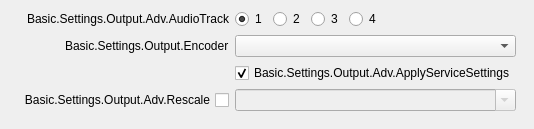
               <widget class="QWidget" name="advOutputStreamTab">
                <attribute name="title">
                 <string>Basic.Settings.Output.Adv.Streaming</string>
                </attribute>
                <layout class="QVBoxLayout" name="verticalLayout_12">
                 <property name="leftMargin">
                  <number>9</number>
                 </property>
                 <property name="topMargin">
                  <number>0</number>
                 </property>
                 <property name="rightMargin">
                  <number>9</number>
                 </property>
                 <property name="bottomMargin">
                  <number>9</number>
                 </property>
                 <item alignment="Qt::AlignTop">
                  <widget class="QWidget" name="widget_4" native="true">
                   <layout class="QVBoxLayout" name="verticalLayout_14">
                    <property name="spacing">
                     <number>0</number>
                    </property>
                    <property name="leftMargin">
                     <number>0</number>
                    </property>
                    <property name="topMargin">
                     <number>0</number>
                    </property>
                    <property name="rightMargin">
                     <number>0</number>
                    </property>
                    <property name="bottomMargin">
                     <number>0</number>
                    </property>
                    <item>
                     <widget class="QWidget" name="advOutTopContainer" native="true">
                      <property name="sizePolicy">
                       <sizepolicy hsizetype="Preferred" vsizetype="Maximum">
                        <horstretch>0</horstretch>
                        <verstretch>0</verstretch>
                       </sizepolicy>
                      </property>
                      <layout class="QFormLayout" name="formLayout_7">
                       <property name="fieldGrowthPolicy">
                        <enum>QFormLayout::AllNonFixedFieldsGrow</enum>
                       </property>
                       <property name="labelAlignment">
                        <set>Qt::AlignRight|Qt::AlignTrailing|Qt::AlignVCenter</set>
                       </property>
                       <item row="1" column="0">
                        <widget class="QLabel" name="label_28">
                         <property name="minimumSize">
                          <size>
                           <width>170</width>
                           <height>0</height>
                          </size>
                         </property>
                         <property name="text">
                          <string>Basic.Settings.Output.Adv.AudioTrack</string>
                         </property>
                         <property name="alignment">
                          <set>Qt::AlignRight|Qt::AlignTrailing|Qt::AlignVCenter</set>
                         </property>
                        </widget>
                       </item>
                       <item row="1" column="1">
                        <widget class="QWidget" name="widget_8" native="true">
                         <property name="sizePolicy">
                          <sizepolicy hsizetype="Maximum" vsizetype="Preferred">
                           <horstretch>0</horstretch>
                           <verstretch>0</verstretch>
                          </sizepolicy>
                         </property>
                         <layout class="QHBoxLayout" name="horizontalLayout_7">
                          <property name="leftMargin">
                           <number>0</number>
                          </property>
                          <property name="topMargin">
                           <number>0</number>
                          </property>
                          <property name="rightMargin">
                           <number>0</number>
                          </property>
                          <property name="bottomMargin">
                           <number>0</number>
                          </property>
                          <item>
                           <widget class="QRadioButton" name="advOutTrack1">
                            <property name="text">
                             <string notr="true">1</string>
                            </property>
                            <property name="checked">
                             <bool>true</bool>
                            </property>
                           </widget>
                          </item>
                          <item>
                           <widget class="QRadioButton" name="advOutTrack2">
                            <property name="text">
                             <string notr="true">2</string>
                            </property>
                           </widget>
                          </item>
                          <item>
                           <widget class="QRadioButton" name="advOutTrack3">
                            <property name="text">
                             <string notr="true">3</string>
                            </property>
                           </widget>
                          </item>
                          <item>
                           <widget class="QRadioButton" name="advOutTrack4">
                            <property name="text">
                             <string notr="true">4</string>
                            </property>
                           </widget>
                          </item>
                         </layout>
                        </widget>
                       </item>
                       <item row="2" column="0">
                        <widget class="QLabel" name="advOutEncLabel">
                         <property name="text">
                          <string>Basic.Settings.Output.Encoder</string>
                         </property>
                         <property name="buddy">
                          <cstring>advOutEncoder</cstring>
                         </property>
                        </widget>
                       </item>
                       <item row="2" column="1">
                        <widget class="QComboBox" name="advOutEncoder"/>
                       </item>
                       <item row="3" column="1">
                        <widget class="QCheckBox" name="advOutApplyService">
                         <property name="text">
                          <string>Basic.Settings.Output.Adv.ApplyServiceSettings</string>
                         </property>
                         <property name="checked">
                          <bool>true</bool>
                         </property>
                        </widget>
                       </item>
                       <item row="4" column="0">
                        <widget class="QCheckBox" name="advOutUseRescale">
                         <property name="sizePolicy">
                          <sizepolicy hsizetype="Minimum" vsizetype="Expanding">
                           <horstretch>0</horstretch>
                           <verstretch>0</verstretch>
                          </sizepolicy>
                         </property>
                         <property name="layoutDirection">
                          <enum>Qt::RightToLeft</enum>
                         </property>
                         <property name="text">
                          <string>Basic.Settings.Output.Adv.Rescale</string>
                         </property>
                        </widget>
                       </item>
                       <item row="4" column="1">
                        <widget class="QComboBox" name="advOutRescale">
                         <property name="enabled">
                          <bool>false</bool>
                         </property>
                         <property name="editable">
                          <bool>true</bool>
                         </property>
                        </widget>
                       </item>
                      </layout>
                     </widget>
                    </item>
                   </layout>
                  </widget>
                 </item>
                </layout>
               </widget>
